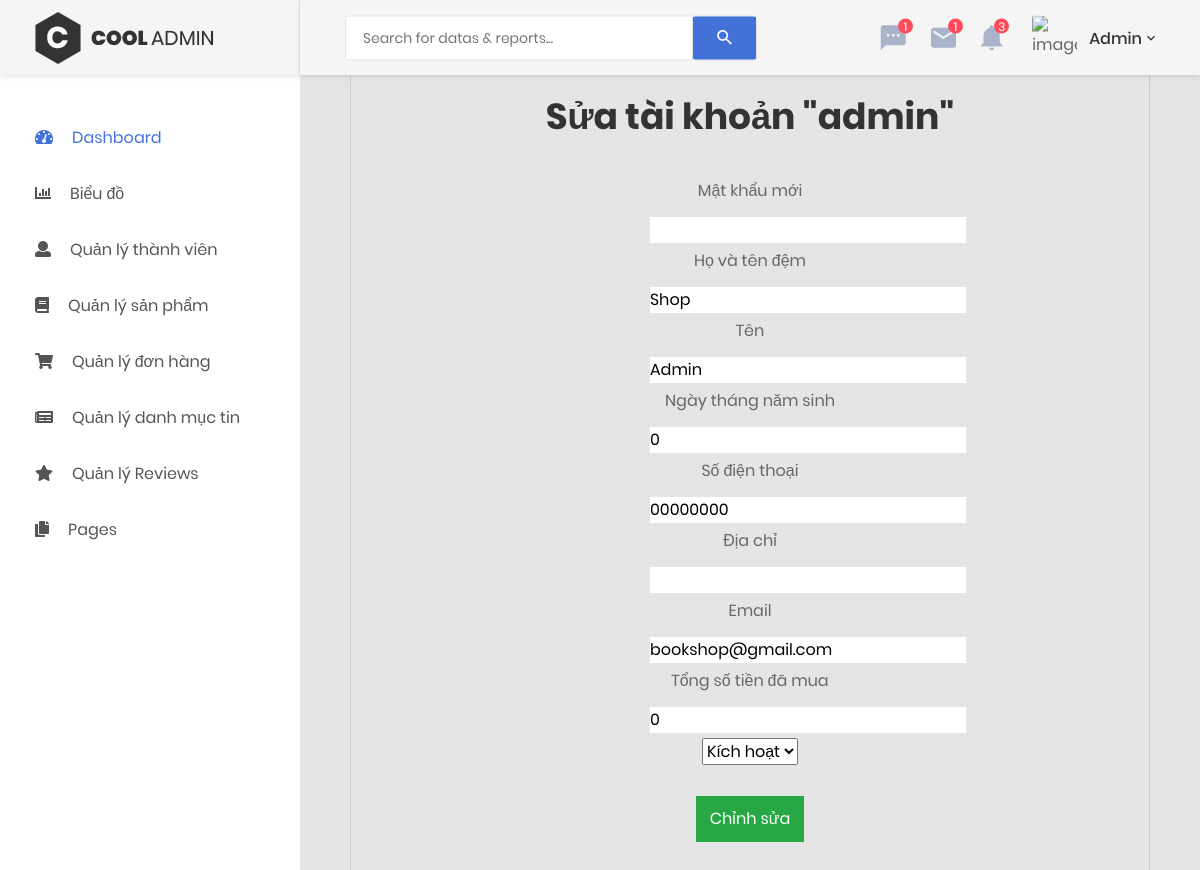
/admin/user_edit.php?id=1 (signed in), run on the app's committed database.
### tables this page shows
CREATE TABLE `customers` (
  `id` int(11) NOT NULL,
  `username` varchar(100) DEFAULT NULL,
  `password` varchar(150) DEFAULT NULL,
  `first_name` varchar(50) DEFAULT NULL,
  `last_name` varchar(50) DEFAULT NULL,
  `birthday` int(11) DEFAULT NULL,
  `phone` varchar(11) DEFAULT NULL,
  `address` varchar(255) DEFAULT NULL,
  `email` varchar(255) DEFAULT NULL,
  `status` tinyint(4) NOT NULL DEFAULT 1,
  `money_spent` float DEFAULT NULL,
  `last_updated` int(11) NOT NULL,
  `created_date` int(11) NOT NULL
);

### admin/user_edit.php (the view, shortened to what this page needs)
<?php
    include 'header.php';
     ?>
   <body>
        <?php if (empty($_SESSION['current_user'])) { ?>
            <a href="login.php">Đăng nhập để vào trang Admin</a>
            <?php
         } else {
        include 'menu_sidebar.php';
        ?>
        <div class="page-container">
    <?php
        include 'admin_navbar.php';
    ?>
    <?php
        $error = false;
        if (isset($_GET['action']) && $_GET['action'] == 'edit') {
            if (isset($_POST['id']) && !empty($_POST['id']) && isset($_POST['password']) && !empty($_POST['password'])) {
                    $birthday = $_POST['birthday'];
                    $check = validateDateTime($birthday);
                    if ($check) {
                         $birthday = strtotime($birthday);
                    }
                $result = mysqli_query($con, "UPDATE `customers` SET `password` = MD5('" . $_POST['password'] . "'), `first_name` = '" . $_POST['first_name'] ."',
                `last_name` = '" . $_POST['last_name'] ."' , `birthday` = " . $birthday ." , `phone` = '" . $_POST['phone'] ."' , `address` = '" . $_POST['address'] ."' ,
                  `status` = " . $_POST['status'] . ", `email` = '" . $_POST['email'] . "', `money_spent` = '" . $_POST['money_spent'] . "',
                   `last_updated`=" . time() . " WHERE `customers`.`id` = " . $_POST['id'] . ";");
                if (!$result) {
                    $error = "Không thể cập nhật tài khoản";
                }
                mysqli_close($con);
                if ($error !== false) {
                    ?>
                    <div id="error-notify" class="box-content">
                        <h1>Thông báo</h1>
                        <h4><?= $error ?></h4>
                        <a href="./user.php">Danh sách tài khoản</a>
                    </div>
                <?php } else { ?>
                    <div id="edit-notify" class="box-content">
                        <h1><?= ($error !== false) ? $error : "Sửa tài khoản thành công" ?></h1>
                        <a href="./user.php">Danh sách tài khoản</a>
                    </div>
                <?php } ?>
            <?php } else { ?>
                <div id="edit-notify" class="box-content">
                    <h1>Vui lòng nhập đủ thông tin để sửa tài khoản</h1>
                    <a href="./user_edit.php?id=<?= $_POST['id'] ?>">Quay lại sửa tài khoản</a>
                </div>
            <?php
            }
        } else {
            $result = mysqli_query($con, "SELECT * FROM customers where `id`=" . $_GET['id']);
            $user = $result->fetch_assoc();
            if (!empty($user)) {
                ?>
                <div id="edit_user" class="box-content">
                    <h1>Sửa tài khoản "<?= $user['username'] ?>"</h1>
                    <form action="./user_edit.php?action=edit" method="Post" autocomplete="off">
                        <label>Mật khẩu mới</label></br>
                        <input type="password" name="password" value="" />
                        <label>Họ và tên đệm</label></br>
                        <input type="text" name="first_name" value="<?= (!empty($user) ? $user['first_name'] : "") ?>" />
                        <label>Tên</label></br>
                        <input type="text" name="last_name" value="<?= (!empty($user) ? $user['last_name'] : "") ?>" />
                        <label>Ngày tháng năm sinh</label></br>
                        <input type="text" name="birthday" value="<?= (!empty($user) ? $user['birthday'] : "") ?>" />
                        <label>Số điện thoại</label></br>
                        <input type="text" name="phone" value="<?= (!empty($user) ? $user['phone'] : "") ?>" />
                        <label>Địa chỉ</label></br>
                        <input type="text" name="address" value="<?= (!empty($user) ? $user['address'] : "") ?>" />
                        <label>Email</label></br>
                        <input type="text" name="email" value="<?= (!empty($user) ? $user['email'] : "") ?>" />
                        <label>Tổng số tiền đã mua</label></br>
                        <input type="text" name="money_spent" value="<?= (!empty($user) ?  $user['money_spent'] : "") ?>" />
                        <select name="status">
                            <option <?php if (!empty($user['status'])) { ?> selected <?php } ?> value="1">Kích hoạt</option>
                        </select>
                        <br><br>
                        <input class="btn-success" style="padding: 10px" type="submit" value=" Chỉnh sửa " />
                    </form>
                </div>
            <?php
            }
        }
        ?>
    </div>
    <?php } ?>
    </body>
</html>

### admin/user_edit.php (style rules this page uses)
.box-content { margin: 74px auto 0; width: 800px; border: 1px solid #ccc; text-align: center; padding: 20px; }
#edit_user form { width: 200px; margin: 40px auto; }
#edit_user form input { margin: 5px 0; }

### data on the page
customers: username "admin", first_name "Shop", last_name "Admin", birthday "0", phone "00000000", email "bookshop@gmail.com", money_spent "0", status "Kích hoạt"

### other printed values
$currentUser['last_name'] "Admin"
